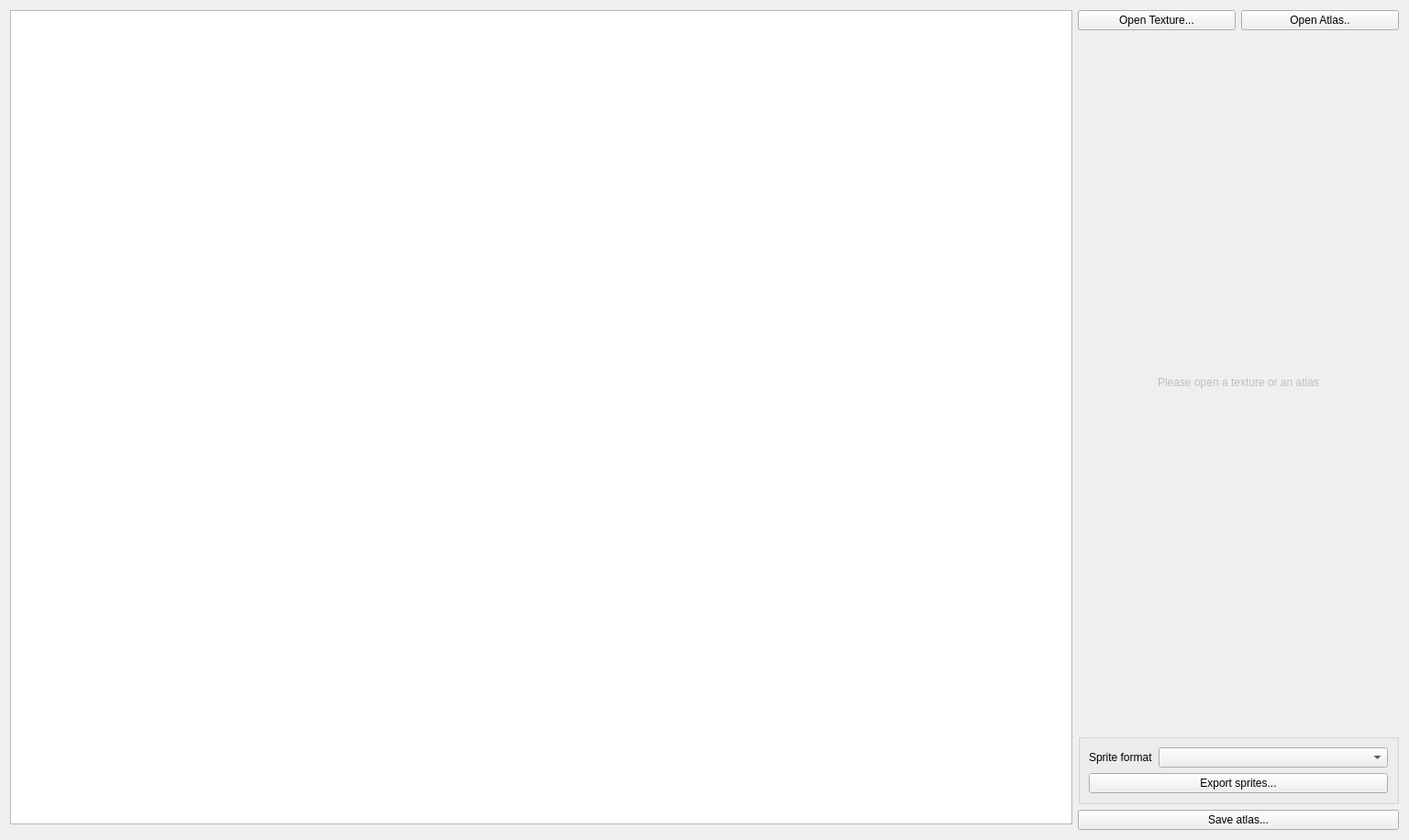
<?xml version="1.0" encoding="UTF-8"?>
<ui version="4.0">
 <class>SpriteSheetSplitterWidget</class>
 <widget class="QWidget" name="SpriteSheetSplitterWidget">
  <property name="geometry">
   <rect>
    <x>0</x>
    <y>0</y>
    <width>1536</width>
    <height>916</height>
   </rect>
  </property>
  <property name="windowTitle">
   <string>Form</string>
  </property>
  <layout class="QHBoxLayout" name="horizontalLayout">
   <item>
    <layout class="QVBoxLayout" name="m_layout_2">
     <item>
      <widget class="GraphicsView" name="m_preview">
       <property name="sizePolicy">
        <sizepolicy hsizetype="Expanding" vsizetype="Expanding">
         <horstretch>2</horstretch>
         <verstretch>0</verstretch>
        </sizepolicy>
       </property>
       <property name="minimumSize">
        <size>
         <width>500</width>
         <height>600</height>
        </size>
       </property>
       <property name="dragMode">
        <enum>QGraphicsView::DragMode::RubberBandDrag</enum>
       </property>
       <property name="transformationAnchor">
        <enum>QGraphicsView::ViewportAnchor::AnchorUnderMouse</enum>
       </property>
      </widget>
     </item>
     <item alignment="Qt::AlignmentFlag::AlignRight">
      <widget class="ZoomWidget" name="m_zoom_widget" native="true"/>
     </item>
    </layout>
   </item>
   <item>
    <widget class="QFrame" name="m_sidebar">
     <property name="sizePolicy">
      <sizepolicy hsizetype="Fixed" vsizetype="Preferred">
       <horstretch>0</horstretch>
       <verstretch>0</verstretch>
      </sizepolicy>
     </property>
     <property name="minimumSize">
      <size>
       <width>350</width>
       <height>0</height>
      </size>
     </property>
     <property name="maximumSize">
      <size>
       <width>350</width>
       <height>16777215</height>
      </size>
     </property>
     <layout class="QVBoxLayout" name="verticalLayout">
      <property name="leftMargin">
       <number>0</number>
      </property>
      <property name="topMargin">
       <number>0</number>
      </property>
      <property name="rightMargin">
       <number>0</number>
      </property>
      <property name="bottomMargin">
       <number>0</number>
      </property>
      <item>
       <layout class="QHBoxLayout" name="m_layout">
        <item>
         <widget class="QPushButton" name="m_btn_open_texture">
          <property name="text">
           <string>Open Texture...</string>
          </property>
          <property name="icon">
           <iconset resource="../Resources/Resources.qrc">
            <normaloff>:/icons/image-x-generic</normaloff>:/icons/image-x-generic</iconset>
          </property>
         </widget>
        </item>
        <item>
         <widget class="QPushButton" name="m_btn_open_atlas">
          <property name="text">
           <string>Open Atlas..</string>
          </property>
          <property name="icon">
           <iconset resource="../Resources/Resources.qrc">
            <normaloff>:/icons/document-open</normaloff>:/icons/document-open</iconset>
          </property>
         </widget>
        </item>
       </layout>
      </item>
      <item>
       <widget class="QStackedWidget" name="m_stacked_widget_properties">
        <widget class="QWidget" name="m_page_empty">
         <layout class="QVBoxLayout" name="verticalLayout_2">
          <item>
           <widget class="QLabel" name="label">
            <property name="enabled">
             <bool>false</bool>
            </property>
            <property name="text">
             <string>Please open a texture or an atlas</string>
            </property>
            <property name="alignment">
             <set>Qt::AlignmentFlag::AlignCenter</set>
            </property>
           </widget>
          </item>
         </layout>
        </widget>
        <widget class="GridPropertyEditorWidget" name="m_page_grid"/>
        <widget class="AtlasPropertyEditorWidget" name="m_page_atlas"/>
       </widget>
      </item>
      <item>
       <widget class="QGroupBox" name="m_groupbox_export_sprites">
        <property name="sizePolicy">
         <sizepolicy hsizetype="Preferred" vsizetype="Maximum">
          <horstretch>0</horstretch>
          <verstretch>0</verstretch>
         </sizepolicy>
        </property>
        <property name="title">
         <string/>
        </property>
        <layout class="QFormLayout" name="formLayout">
         <item row="0" column="0">
          <widget class="QLabel" name="m_label_sprite_format">
           <property name="text">
            <string>Sprite format</string>
           </property>
          </widget>
         </item>
         <item row="0" column="1">
          <widget class="QComboBox" name="m_combo_sprite_format">
           <property name="sizePolicy">
            <sizepolicy hsizetype="Expanding" vsizetype="Fixed">
             <horstretch>0</horstretch>
             <verstretch>0</verstretch>
            </sizepolicy>
           </property>
          </widget>
         </item>
         <item row="1" column="0" colspan="2">
          <widget class="QPushButton" name="m_btn_export_sprites">
           <property name="text">
            <string>Export sprites...</string>
           </property>
           <property name="icon">
            <iconset resource="../Resources/Resources.qrc">
             <normaloff>:/icons/document-save</normaloff>:/icons/document-save</iconset>
           </property>
          </widget>
         </item>
        </layout>
       </widget>
      </item>
      <item>
       <layout class="QHBoxLayout" name="m_layout_3">
        <item>
         <widget class="QPushButton" name="m_btn_save_atlas">
          <property name="text">
           <string>Save atlas...</string>
          </property>
          <property name="icon">
           <iconset resource="../Resources/Resources.qrc">
            <normaloff>:/icons/document-new</normaloff>:/icons/document-new</iconset>
          </property>
         </widget>
        </item>
       </layout>
      </item>
     </layout>
    </widget>
   </item>
  </layout>
 </widget>
 <customwidgets>
  <customwidget>
   <class>ZoomWidget</class>
   <extends>QWidget</extends>
   <header location="global">Sol2dTexturePackerGui/ZoomWidget.h</header>
   <container>1</container>
  </customwidget>
  <customwidget>
   <class>GraphicsView</class>
   <extends>QGraphicsView</extends>
   <header location="global">Sol2dTexturePackerGui/GraphicsView.h</header>
  </customwidget>
  <customwidget>
   <class>GridPropertyEditorWidget</class>
   <extends>QWidget</extends>
   <header location="global">Sol2dTexturePackerGui/Splitter/GridPropertyEditorWidget.h</header>
   <container>1</container>
  </customwidget>
  <customwidget>
   <class>AtlasPropertyEditorWidget</class>
   <extends>QWidget</extends>
   <header location="global">Sol2dTexturePackerGui/Splitter/AtlasPropertyEditorWidget.h</header>
   <container>1</container>
  </customwidget>
 </customwidgets>
 <tabstops>
  <tabstop>m_btn_open_texture</tabstop>
  <tabstop>m_btn_open_atlas</tabstop>
  <tabstop>m_combo_sprite_format</tabstop>
  <tabstop>m_btn_export_sprites</tabstop>
  <tabstop>m_btn_save_atlas</tabstop>
  <tabstop>m_preview</tabstop>
 </tabstops>
 <resources>
  <include location="../Resources/Resources.qrc"/>
 </resources>
 <connections/>
</ui>
